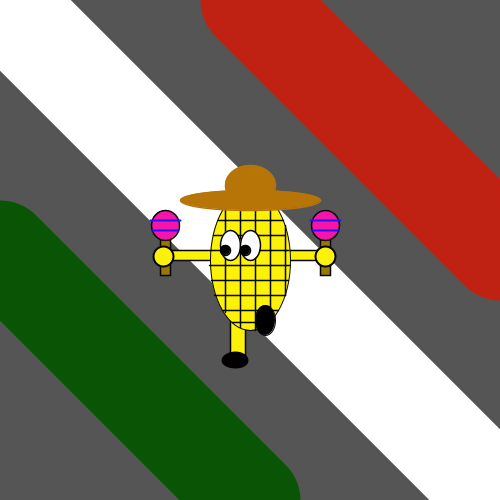
Frame 1 (no input)
Frame 60 (the mouse pressed at the canvas centre just before this capture): identical to frame 1, image omitted
Frame 120 (the mouse held since frame 60 and released just before this capture): identical to frame 1, image omitted

The Processing sketch that drew this single still picture (run headless with seeded random() and noise(); from frame 60 on, the mouse is pressed at the canvas centre):

// Processing sketch: processing_169419
// ── processing_169419.pde

void setup()
{
  size(500,500);
  background(#545554,100); 
}
void draw()
{
    size(500,500);
  background(#545554);
  strokeWeight(100);
stroke(#095505);
line(0,250,250,500);
stroke(#FFFFFF);
line(0,0,500,500);
stroke(#BF2213);
line(250,0,500,250);
strokeWeight(0);
  fill(#FCF108);
  stroke(#030302);
  strokeWeight(1.5);
rect(230,315,15,40);
rect(280,250,50,10);
rect(170,250,50,10);
fill(#987708);
rect(160,235,10,40);
rect(320,235,10,40);
fill(#F714A8);
ellipse(165,225,28,30);
ellipse(325,225,28,30);
stroke(#2214F7);
strokeWeight(2);
line(150,220,180,220);
line(152,230,178,230);
line(310,220,340,220);
line(312,230,338,230);
fill(#FCF108);
stroke(#030302);
ellipse(163,256,20,20);
ellipse(325,256,20,20);
fill(#030101);
ellipse(235,360,25,15);
 fill(#FCF108);
stroke(#030302);
strokeWeight(1);
  ellipse(250,260,80,140);
  fill(#000000);
  ellipse(265,320,20,30);
  stroke(#030302);
strokeWeight(1.5);
line(225,205,225,312);
line(240,193,240,327);  
line(255,190,255,330);
line(270,198,270,320);
line(285,225,285,295);
line(213,235,285,235);
line(218,220,283,220);
line(210,250,288,250);
line(209,265,290,265);
line(211,280,288,280);
line(214,295,285,295);
line(222,310,278,310);
line(232,322,268,322);
fill(#FDFCFF);
ellipse(230,245,20,30);
ellipse(250,245,20,30);
fill(#030303);
ellipse(225,250,10,10);
ellipse(245,250,10,10);
fill(#B77407);
  stroke(#B77407);
ellipse(250,200,140,20);
  ellipse(250,185,50,40);
}
void keyPressed()
{
  fill(#FA0328);
ellipse(250,200,140,20);
  ellipse(250,185,50,40);
  fill(#FAF203);
ellipse(165,225,28,30);
ellipse(325,225,28,30);
}
void mousePressed()
{
  fill(#000000);
  strokeWeight(8);
ellipse(235,360,50,30);
ellipse(265,320,40,50);
ellipse(250,200,140,60);
  ellipse(250,185,50,50);
}
